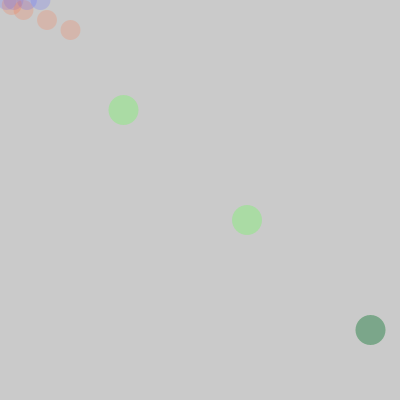
Frame 1 (no input)
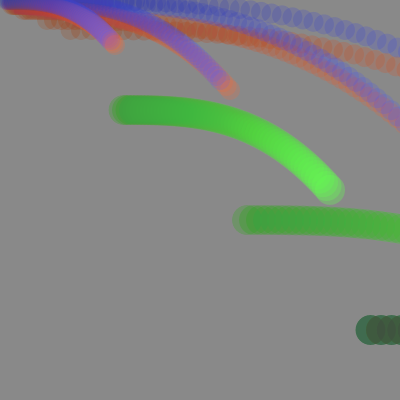
Frame 60 (the mouse pressed at the canvas centre just before this capture)
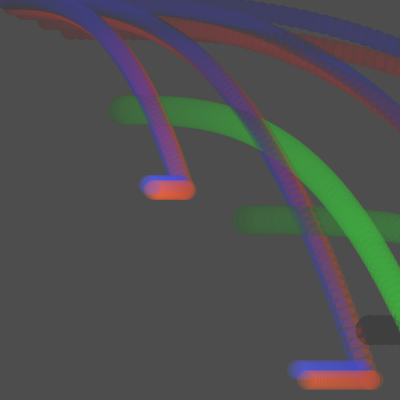
Frame 120 (the mouse held since frame 60 and released just before this capture)

The Processing sketch that drew these frames (run headless with seeded random() and noise(); from frame 60 on, the mouse is pressed at the canvas centre):

// Processing sketch: processing_167447
// ── processing_167447.pde

float beginX = 20.0;
float beginAx = 120.0;
float beginBx = 10.0;
float beginBy = 0.0;
float beginY = 10.0;
float beginAy = 110.0;
float endX= 370.0;
float endAx = 400.0;
float endAy = 400.0;
float endY = 380.0;
float endBx =20.0;
float endBy = 300.0;
float distX; 
float distY;
float exponent = 3.0;
float x = 0.0;
float y = 0.0;
float Ax = 0.0;
float Ay = 0.0;
float Bx = 0.0;
float By = 0.0;
float step = 0.01;
float pct = 0.0;
int direction = 1;

void setup() {
  size(400,400);
  noStroke();
  smooth();
  distX = endX - beginX;
  distY = endY - beginY;
}

void draw() {
  fill(0,2);
  rect(0,0,width,height);
  pct += step * direction;
  if ((pct > 1.0) || (pct < 0.0)) {
    direction = direction * -1;
  }
  if (direction == 1) {
    x = beginX + (pct * distX);
    Ax = beginAx + (pct * distX);
    Bx = beginBx + (pct * distX);
    float e = pow(pct, exponent);
    y = beginY + (e*distY);
    Ay = beginAy + (e*distY);
    By = beginBy + (e*distY);
  } else {
    x = beginX + (pct * distX);
    Ax = beginAx + (pct * distX);
    Bx = beginBx + (pct * distX);
    float e = pow(1.0-pct, exponent*2);
    y = beginY + (e * -distY) + distY;
    Ay = beginAy + (e * -distY) + distY;
    By = beginBy + (e * -distY) + distY;
  }
  fill(255, 100, 50, 50);
  ellipse(x*2, y*2, 20, 20);
  fill(100, 255, 80, 80);
  ellipse(Ax*2, Ay*2, 30, 30); 
  fill(80, 90, 255, 50);
  ellipse(Bx, By, 20,20); 
  fill(255, 100, 50, 50);
  ellipse(x, y, 20, 20);
  fill(100, 255, 80, 80);
  ellipse(Ax, Ay, 30, 30); 
  fill(80, 90, 255, 50);
  ellipse(Bx*2, By*2, 20,20);
  fill(255, 100, 50, 50);
  ellipse(x*3, y*3, 20, 20);
  fill(100, 255, 80, 80);
  ellipse(Ax*3, Ay*3, 30, 30); 
  fill(80, 90, 255, 50);
  ellipse(Bx/2, By/2, 20,20); 
  fill(255, 100, 50, 50);
  ellipse(x/2, y/2, 20, 20);
  fill(100/5, 255/5, 80, 80);
  ellipse(Ax*3, Ay*3, 30, 30); 
  fill(80, 90, 255, 50);
  ellipse(Bx*3, By*3, 20,20);
}
